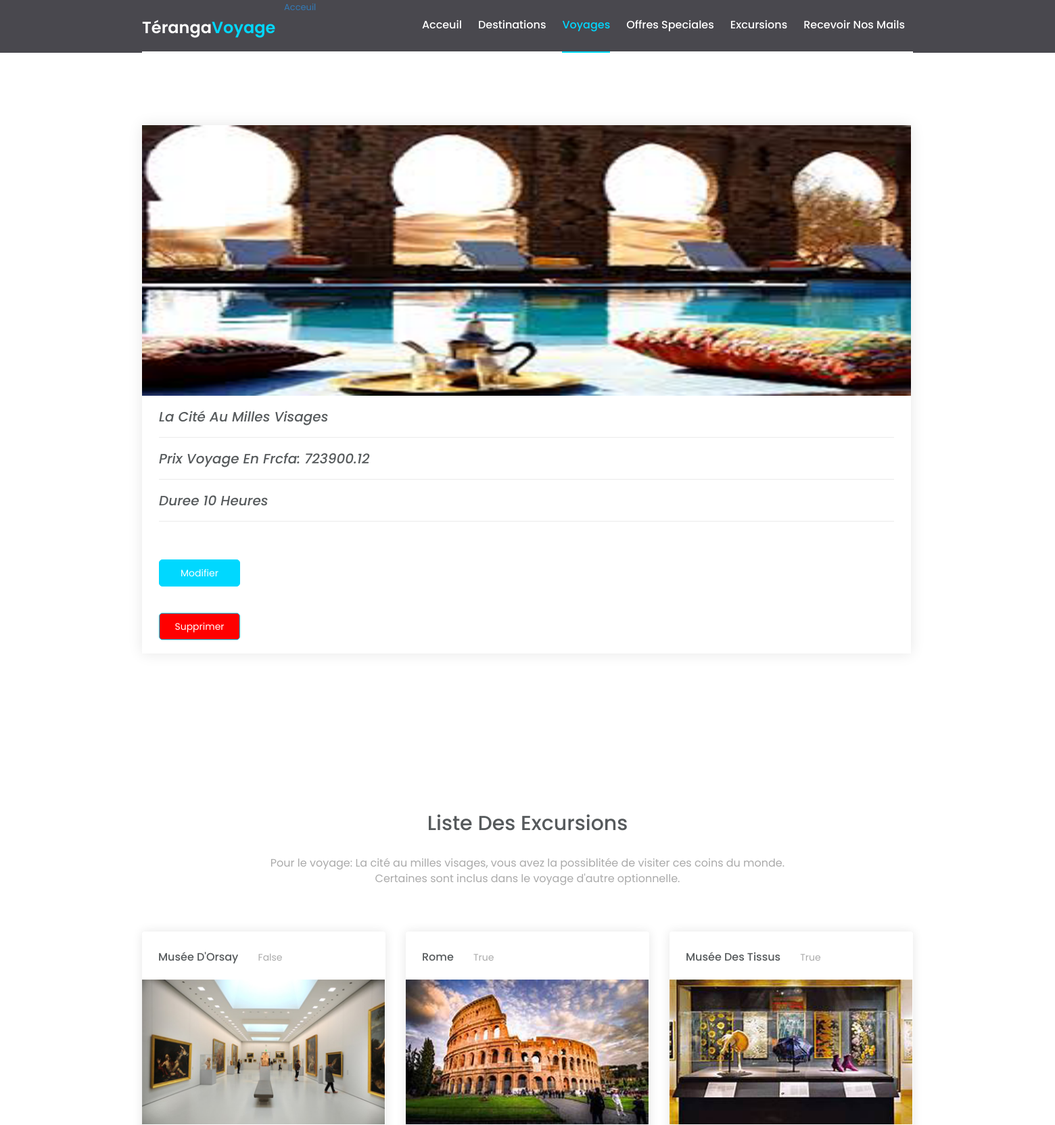
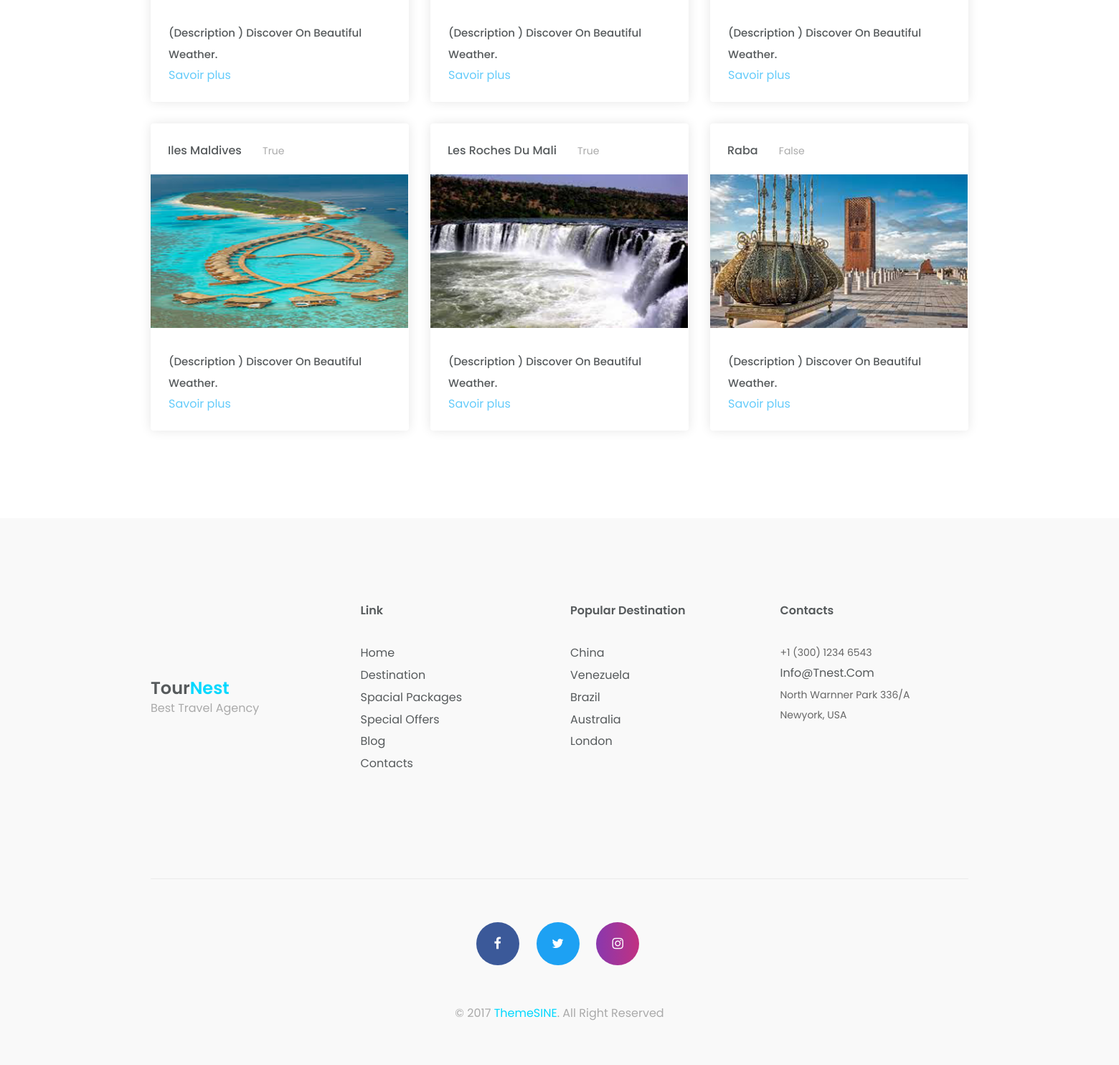
The page /unvoyage/2 on the database its author committed (2 pictures, top to bottom).
### voyage/models.py (models this page shows, shortened)
class Voyage(models.Model):
    id_destination=models.ForeignKey(Destination,null=True,on_delete=models.SET_NULL)
    nomvoyage=models.CharField(max_length=100,null=True)
    duree=models.IntegerField(null=True)
    photo=models.ImageField(upload_to = 'pics/',default = 'pics/voy.png')
    prix=models.FloatField(null=True)
    date_creation=models.DateTimeField(auto_now_add=True, null=True)

### excursion/models.py (models this page shows, shortened)
class Excursion(models.Model):
    nom=models.CharField(max_length=100,null=True)
    photoexcursion = models.ImageField(upload_to='pics',default=False)
    optionnelle=models.BooleanField(default=False)
    voyage = models.ManyToManyField(Voyage)
    date_creation=models.DateTimeField(auto_now_add=True,null=True)

### voyage/views.py (the view)
# urls.py: path('unvoyage/<str:pk>',views.index_voyage,name='unvoyage'),
def index_voyage(request,pk):
    voyage=Voyage.objects.get(id=pk)
    excursions = voyage.excursion_set.all()
    context={'voyage':voyage,'excursions': excursions}
    return render(request,'voyage/indexvoyage.html',context)

### templates/voyage/indexvoyage.html (shortened to what this page needs)
{% extends 'index_voyage.html' %}

### templates/index_voyage.html (shortened to what this page needs)
{% include 'base/header.html' %}
<section id="pack" class="packages" >
			<div class="container">
				<div class="packages-content">
					<div class="row"  style="height:400px; width:3500px; alligne:center">
						<div class="col-md-4 col-sm-6">
							<div class="single-package-item">
								<img src="{{voyage.photo.url}}" alt="package-place" style="height:400px; width:3500px; allign:center">
								<div class="single-package-item-txt">
									<h3><i>{{voyage.nomvoyage}}</i></h3>
									<h3><i>Prix Voyage en Frcfa:              {{voyage.prix}}</i> </h3>
									<h3><i>Duree      {{voyage.duree}} heures </i></h3>
									<div class="packages-para">
									</div>
						<div class="about-btn" style="center:letf">
							  <ul>
                                  <li>
                                    <a href="{% url 'majvoyage' voyage.id %}"> <button class="book-btn">Modifier</button></a>
								  </li>
                             </ul>
						</div>
									<div class="about-btn" style="center:right">
										<ul>
    										<li>
                                           <a href="{% url 'supvoyage' voyage.id %}"> <button class="book-btn" style="background-color:red">Supprimer</button></a>
                                            </li>
										</ul>
								    </div>
							</div>
						</div>
					</div>
				</div>
			</div>
			</div>
		</section>
		<section id="blog" class="blog">
			<div class="container">
				<div class="blog-details">
						<div class="gallary-header text-center">
							<h2>
								Liste des excursions
							</h2>
							<p>
								Pour le voyage: {{ voyage.nomvoyage }}, vous avez la possiblitée de visiter ces coins du monde.<br>
								Certaines sont inclus dans le voyage d'autre optionnelle.
							</p>
						</div>
						<div class="blog-content">
							<div class="row">
								{% for excursion in excursions %}
								<div class="col-sm-4 col-md-4">
									<div class="thumbnail">
										<h2>{{excursion.nom}} <span>{{excursion.optionnelle}}</span></h2>
										<div class="thumbnail-img">
											<img src="{{excursion.photoexcursion.url }}" alt="blog-img">
										</div>
										<div class="caption">
											<div class="blog-txt">
												<h3>
													<a href="#">
														(Description ) Discover on beautiful weather.
													</a>
												</h3>
												<a href="{% url 'excursion' excursion.id %}">Savoir plus</a>
											</div>
										</div>
									</div>
								</div>
									{% endfor %}
							</div>
						</div>
					</div>
				</div>
		</section>
{% include 'base/footer.html' %}

### templates/base/header.html (shortened to what this page needs)
{% load static %}
<!DOCTYPE html>
<html lang="en" xmlns="http://www.w3.org/1999/html">
<head>
		<link rel="stylesheet" href="{% static 'css/font-awesome.min.css' %}"/>
		<link rel="stylesheet" href="{% static 'css/animate.css' %}" />
		<link rel="stylesheet" href="{% static 'css/hover-min.css' %}">
		<link rel="stylesheet"  href="{% static 'css/datepicker.css' %}" >
        <link rel="stylesheet" href="{% static 'css/owl.carousel.min.css' %}">
		<link rel="stylesheet" href="{% static 'assets/css/owl.theme.default.min.css' %}"/>
        <link rel="stylesheet" href="{% static 'css/jquery-ui.min.css' %}" />
		<link rel="stylesheet" href="{% static 'css/bootstrap.min.css' %}" />
		<link rel="stylesheet" href="{% static 'css/bootsnav.css' %}"/>
		<link rel="stylesheet" href="{% static 'css/style.css' %}"/>
		<link rel="stylesheet" href="{% static 'css/responsive.css' %}" />
</head>
<body>
		<header class="top-area">
			<div class="header-area" style="background:#49484e">
				<div class="container">
					<div class="row">
						<div class="col-sm-2">
							<div class="logo">
								<a href="index.html">
									Téranga<span>Voyage</span>
								</a>
							</div>
						</div>
						<div class="col-sm-10">
							<div class="main-menu">
								<div class="collapse navbar-collapse">
									<a href="{% url 'acceuil'  %}">Acceuil</a>
									<ul class="nav navbar-nav navbar-right">
										<li class="smooth-menu"><a href="{% url 'acceuil'  %}">Acceuil</a></li>
										<li class="smooth-menu"><a href="#gallery">Destinations</a></li>
										<li class="smooth-menu"><a href="#pack">Voyages </a></li>
										<li class="smooth-menu"><a href="#spo">Offres speciales</a></li>
										<li class="smooth-menu"><a href="#blog">Excursions</a></li>
										<li class="smooth-menu"><a href="#subs">Recevoir nos mails</a></li>
									</ul>
								</div>
							</div>
						</div>
					</div>
					<div class="home-border"></div>
				</div>
			</div>
		</header>

### templates/base/footer.html (shortened to what this page needs)
{% load static %}
		<footer  class="footer-copyright">
			<div class="container">
				<div class="footer-content">
					<div class="row">
						<div class="col-sm-3">
							<div class="single-footer-item">
								<div class="footer-logo">
									<a href="index.html">
										tour<span>Nest</span>
									</a>
									<p>
										best travel agency
									</p>
								</div>
							</div>
						</div>
						<div class="col-sm-3">
							<div class="single-footer-item">
								<h2>link</h2>
								<div class="single-footer-txt">
									<p><a href="#">home</a></p>
									<p><a href="#">destination</a></p>
									<p><a href="#">spacial packages</a></p>
									<p><a href="#">special offers</a></p>
									<p><a href="#">blog</a></p>
									<p><a href="#">contacts</a></p>
								</div>
							</div>
						</div>
						<div class="col-sm-3">
							<div class="single-footer-item">
								<h2>popular destination</h2>
								<div class="single-footer-txt">
									<p><a href="#">china</a></p>
									<p><a href="#">venezuela</a></p>
									<p><a href="#">brazil</a></p>
									<p><a href="#">australia</a></p>
									<p><a href="#">london</a></p>
								</div>
							</div>
						</div>
						<div class="col-sm-3">
							<div class="single-footer-item text-center">
								<h2 class="text-left">contacts</h2>
								<div class="single-footer-txt text-left">
									<p>+1 (300) 1234 6543</p>
									<p class="foot-email"><a href="#">info@tnest.com</a></p>
									<p>North Warnner Park 336/A</p>
									<p>Newyork, USA</p>
								</div>
							</div>
						</div>
					</div>
				</div>
				<hr>
				<div class="foot-icons ">
					<ul class="footer-social-links list-inline list-unstyled">
		                <li><a href="#" target="_blank" class="foot-icon-bg-1"><i class="fa fa-facebook"></i></a></li>
		                <li><a href="#" target="_blank" class="foot-icon-bg-2"><i class="fa fa-twitter"></i></a></li>
		                <li><a href="#" target="_blank" class="foot-icon-bg-3"><i class="fa fa-instagram"></i></a></li>
		        	</ul>
		        	<p>&copy; 2017 <a href="https://www.themesine.com">ThemeSINE</a>. All Right Reserved</p>
		        </div>
			</div>
		</footer>
</body>
</html>

### static/css/bootsnav.css (style rules this page uses)
body { -webkit-transition: all 0.3s ease-in-out; -moz-transition: all 0.3s ease-in-out; -o-transition: all 0.3s ease-in-out; -ms-transition: all 0.3s ease-in-out; transition: all 0.3s ease-in-out; }

### rows shown on the page
Voyage: photo (picture), nomvoyage "La Cité Au Milles Visages", prix "723900.12", duree "10", nomvoyage "La cité au milles visages"
Excursion: nom "Musée D'Orsay", optionnelle "False", photoexcursion (picture)
Excursion: nom "Rome", optionnelle "True", photoexcursion (picture)
Excursion: nom "Musée Des Tissus", optionnelle "True", photoexcursion (picture)
Excursion: nom "Iles Maldives", optionnelle "True", photoexcursion (picture)
Excursion: nom "Les Roches Du Mali", optionnelle "True", photoexcursion (picture)
Excursion: nom "Raba", optionnelle "False", photoexcursion (picture)
